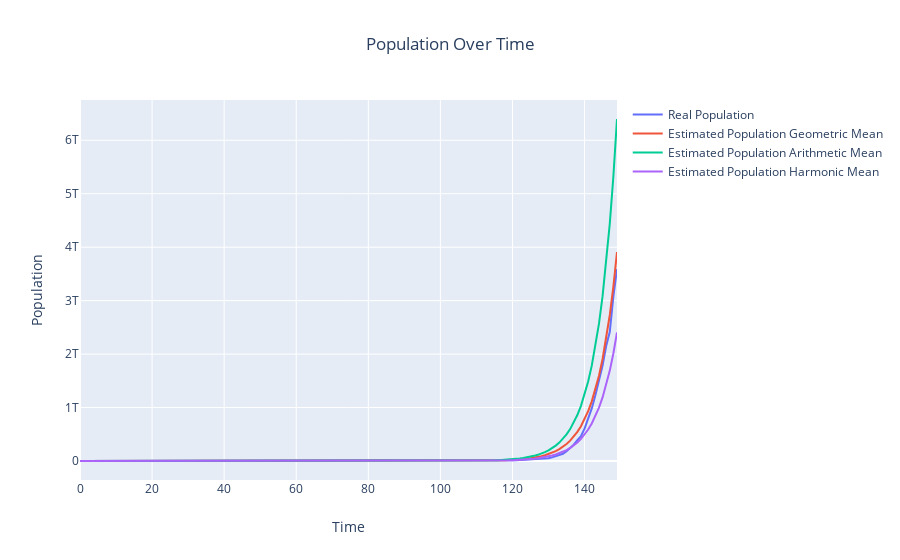

Here is the notebook cell this chart was saved with:
### Code cell
layout = go.Layout(title={'text':'Population Over Time','x':0.5},xaxis_title='Time', yaxis_title='Population')

fig = go.Figure(data=[go.Scatter(x=list(range(horizon)),y=population,name='Real Population'),
                     go.Scatter(x=list(range(horizon)),y=estimated_population_geometric,name='Estimated Population Geometric Mean'),
                     go.Scatter(x=list(range(horizon)),y=estimated_population_arithmetic,name='Estimated Population Arithmetic Mean'),
                      go.Scatter(x=list(range(horizon)),y=estimated_population_harmonic,name='Estimated Population Harmonic Mean')],
               layout=layout)

py.plot(fig,filename='Population Over Time')
iplot(fig)

### Figure 1 — Plotly figure (JSON) as saved in the notebook; plotly's stock layout.template omitted (floating-point values rounded to 4 significant figures; data arrays with more than 128 entries replaced by an {"elided": "..."} marker saying what was removed)
{"data": [{"name": "Real Population", "type": "scatter", "x": {"elided": "150 int values"}, "y": {"elided": "151 float values"}}, {"name": "Estimated Population Geometric Mean", "type": "scatter", "x": {"elided": "150 int values"}, "y": {"elided": "151 float values"}}, {"name": "Estimated Population Arithmetic Mean", "type": "scatter", "x": {"elided": "150 int values"}, "y": {"elided": "151 float values"}}, {"name": "Estimated Population Harmonic Mean", "type": "scatter", "x": {"elided": "150 int values"}, "y": {"elided": "151 float values"}}], "layout": {"autosize": true, "title": {"text": "Population Over Time", "x": 0.5}, "xaxis": {"autorange": true, "range": [0, 149], "title": {"text": "Time"}, "type": "linear"}, "yaxis": {"autorange": true, "range": [-355500000000.0, 6754000000000.0], "title": {"text": "Population"}, "type": "linear"}}}
